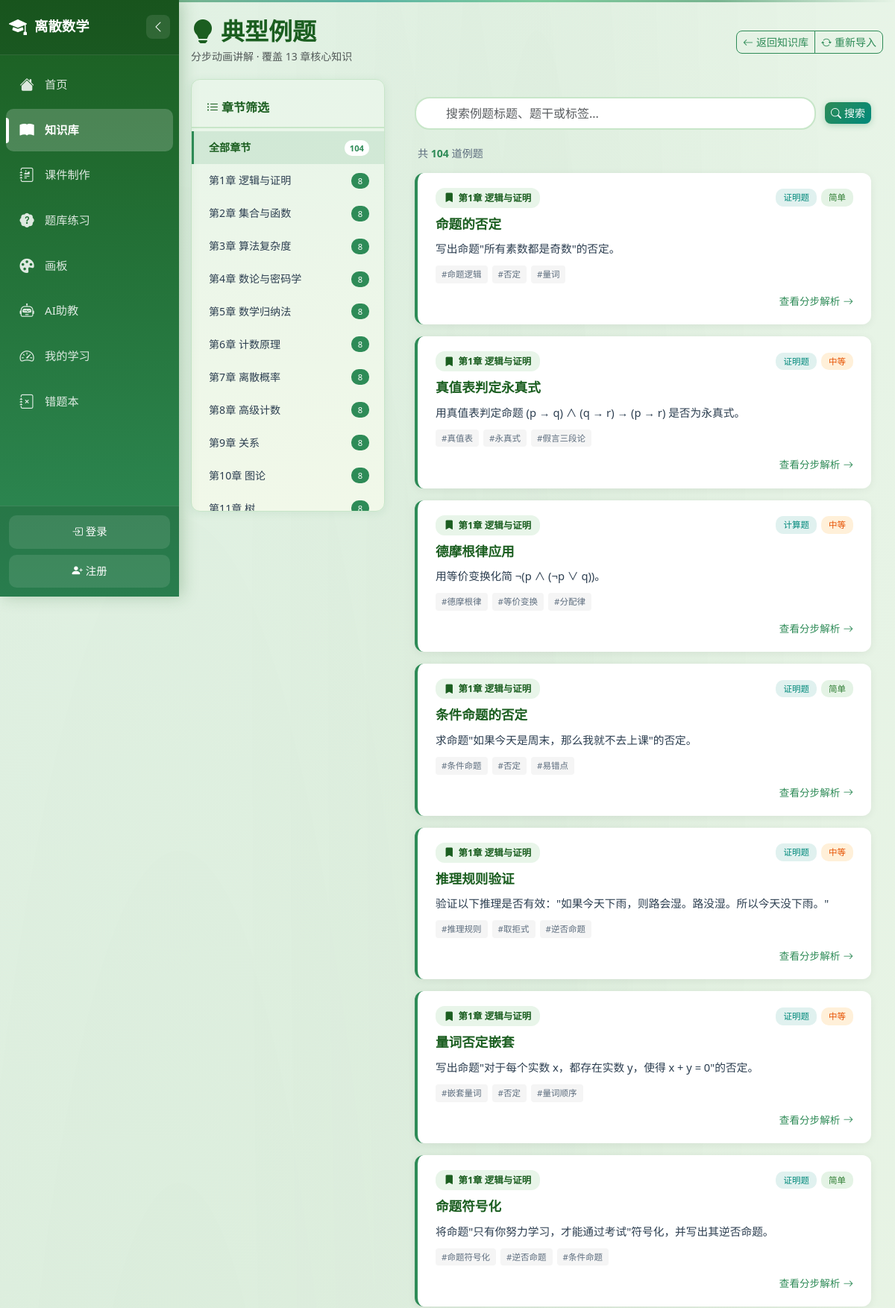
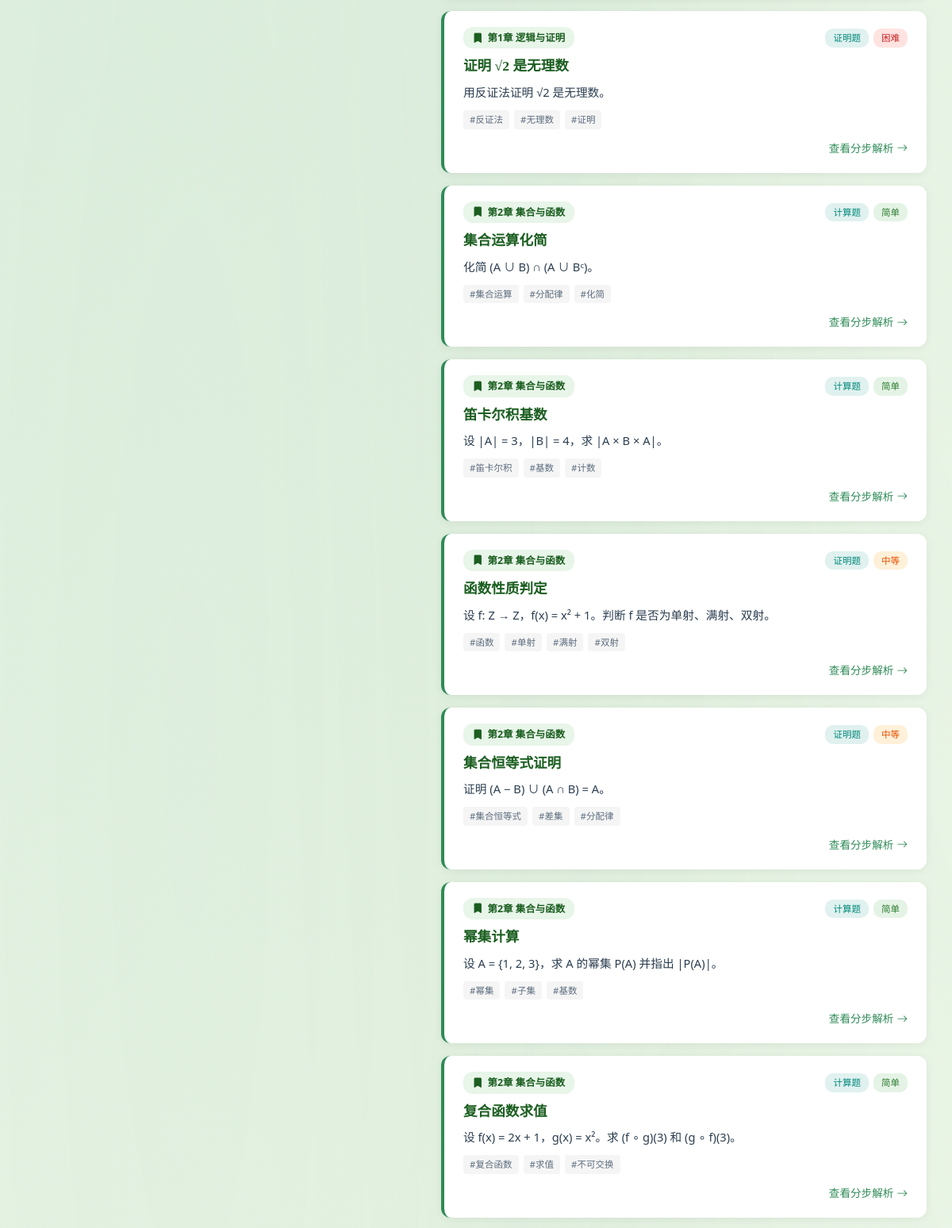
The app's page /knowledge/examples (upper part) with its own data (2 pictures, top to bottom).
### app/models.py (models this page shows, shortened)
class Example(db.Model):
    __tablename__ = 'examples'
    id = db.Column(db.Integer, primary_key=True)
    chapter = db.Column(db.String(100))
    knowledge_item_id = db.Column(db.Integer, db.ForeignKey('knowledge_items.id'))
    title = db.Column(db.String(200), nullable=False)
    question = db.Column(db.Text, nullable=False)
    question_type = db.Column(db.String(20), default='calc')  # choice/fill/calc/proof
    difficulty = db.Column(db.String(10), default='medium')  # easy/medium/hard
    steps_json = db.Column(db.Text)  # JSON格式存储分步解析
    answer = db.Column(db.Text)
    summary = db.Column(db.Text)  # 方法总结
    graph_data = db.Column(db.Text)  # JSON格式存储关联图形数据（可选，用于画板联动）
    tags = db.Column(db.String(500))
    sort_order = db.Column(db.Integer, default=0)
    created_at = db.Column(db.DateTime, default=datetime.utcnow)

### app/routes/knowledge.py (the view)
@knowledge_bp.route('/examples')
def examples_list():
    chapter = request.args.get('chapter', '')
    search = request.args.get('search', '')
    query = Example.query
    if chapter:
        query = query.filter_by(chapter=chapter)
    if search:
        keyword = f'%{search}%'
        query = query.filter(or_(Example.title.like(keyword),
                                 Example.question.like(keyword),
                                 Example.tags.like(keyword)))
    examples = query.order_by(Example.sort_order.asc()).all()
    chapter_counts = {}
    rows = db.session.query(Example.chapter, db.func.count(Example.id)).group_by(Example.chapter).all()
    for ch, cnt in rows:
        if ch:
            chapter_counts[ch] = cnt
    from app.utils.example_data import EXAMPLE_CHAPTER_TITLES
    chapter_titles = EXAMPLE_CHAPTER_TITLES
    return render_template('knowledge_examples.html',
                           examples=examples,
                           current_chapter=chapter,
                           search=search,
                           chapter_counts=chapter_counts,
                           chapter_titles=chapter_titles)

### app/templates/knowledge_examples.html (shortened to what this page needs)
{% extends "base.html" %}
{% block content %}
<div class="d-flex justify-content-between align-items-center mb-3 flex-wrap gap-2">
    <div>
        <h2 class="text-dark-green mb-0">
            <i class="bi bi-lightbulb-fill me-2"></i>典型例题
        </h2>
        <small class="text-muted">分步动画讲解 · 覆盖 13 章核心知识</small>
    </div>
    <div class="btn-group">
        <a href="{{ url_for('knowledge.index') }}" class="btn btn-outline-seagreen btn-sm">
            <i class="bi bi-arrow-left me-1"></i>返回知识库
        </a>
        {% if examples|length == 0 %}
        <button class="btn btn-seagreen btn-sm" onclick="importExamples()" id="btn-import">
            <i class="bi bi-cloud-download me-1"></i>导入例题
        </button>
        {% else %}
        <button class="btn btn-outline-seagreen btn-sm" onclick="importExamples()" id="btn-import">
            <i class="bi bi-arrow-repeat me-1"></i>重新导入
        </button>
        {% endif %}
    </div>
</div>
<div class="examples-layout">
    <div class="sidebar-wrapper">
        <div class="sidebar">
            <div class="sidebar-title">
                <i class="bi bi-list-ul me-1"></i>章节筛选
            </div>
        <div class="chapter-item {% if not current_chapter %}active{% endif %}" onclick="filterByChapter('')">
            <span class="chapter-name">全部章节</span>
            <span class="chapter-count">{{ examples|length if not current_chapter else (chapter_counts.values()|sum) }}</span>
        </div>
        {% for ch, title in chapter_titles.items() %}
        <div class="chapter-item {% if current_chapter == ch %}active{% endif %}" onclick="filterByChapter('{{ ch }}')">
            <span class="chapter-name">{{ ch }} {{ title }}</span>
            <span class="chapter-count">{{ chapter_counts.get(ch, 0) }}</span>
        </div>
        {% endfor %}
        </div>
    </div>
    <div class="main-content">
        <div class="filter-bar">
            <div class="search-input">
                <input type="text" id="searchInput" class="form-control" placeholder="搜索例题标题、题干或标签..."
                       value="{{ search }}" onkeydown="if(event.key==='Enter') doSearch()">
            </div>
            <button class="btn btn-seagreen btn-sm" onclick="doSearch()">
                <i class="bi bi-search me-1"></i>搜索
            </button>
        </div>
        <div class="result-count">
            共 <strong>{{ examples|length }}</strong> 道例题
        </div>
        {% if examples|length == 0 %}
        <div class="empty-state">
            <i class="bi bi-inbox"></i>
            <h5>暂无例题</h5>
            <p>点击右上角"导入例题"按钮，加载 104 道内置典型例题。</p>
        </div>
        {% else %}
        <div class="examples-list">
            {% for ex in examples %}
            <div class="example-card" onclick="window.location.href='{{ url_for('knowledge.example_detail', example_id=ex.id) }}'">
                <div class="card-header-row">
                    <span class="chapter-badge">
                        <i class="bi bi-bookmark-fill"></i>
                        {{ ex.chapter }} {{ chapter_titles.get(ex.chapter, '') }}
                    </span>
                    <div class="badges">
                        {% if ex.question_type == 'choice' %}
                        <span class="type-badge">选择题</span>
                        {% elif ex.question_type == 'fill' %}
                        <span class="type-badge">填空题</span>
                        {% elif ex.question_type == 'proof' %}
                        <span class="type-badge">证明题</span>
                        {% else %}
                        <span class="type-badge">计算题</span>
                        {% endif %}
                        {% if ex.difficulty == 'easy' %}
                        <span class="diff-badge easy">简单</span>
                        {% elif ex.difficulty == 'medium' %}
                        <span class="diff-badge medium">中等</span>
                        {% else %}
                        <span class="diff-badge hard">困难</span>
                        {% endif %}
                    </div>
                </div>
                <h5 class="card-title">{{ ex.title }}</h5>
                <p class="card-question">{{ ex.question }}</p>
                {% if ex.tags %}
                <div class="card-tags">
                    {% for tag in ex.tags.split(',') if tag.strip() %}
                    <span class="tag">#{{ tag.strip() }}</span>
                    {% endfor %}
                </div>
                {% endif %}
                <div class="card-footer-row">
                    <span>查看分步解析</span>
                    <i class="bi bi-arrow-right"></i>
                </div>
            </div>
            {% endfor %}
        </div>
        {% endif %}
    </div>
</div>
{% endblock %}

### app/templates/base.html (shortened to what this page needs)
<!DOCTYPE html>
<html lang="zh-CN">
<head>
    <link href="https://cdn.bootcdn.net/ajax/libs/twitter-bootstrap/5.3.2/css/bootstrap.min.css" rel="stylesheet">
    <link href="https://cdn.bootcdn.net/ajax/libs/bootstrap-icons/1.11.2/font/bootstrap-icons.min.css" rel="stylesheet" media="all">
    <link rel="stylesheet" href="https://cdn.bootcdn.net/ajax/libs/font-awesome/6.5.1/css/all.min.css" media="all">
    <link rel="stylesheet" href="{{ url_for('static', filename='css/style.css') }}?v={{ range(1000, 9999) | random }}">
</head>
<body class="sidebar-body">
    <aside class="sidebar" id="sidebar">
        <div class="sidebar-header">
            <a class="sidebar-brand" href="{{ url_for('main.index') }}">
                <i class="bi bi-mortarboard-fill"></i>
                <span class="brand-text">离散数学</span>
            </a>
            <button class="sidebar-toggle" id="sidebarToggle" title="收缩/展开侧边栏">
                <i class="bi bi-chevron-left"></i>
            </button>
        </div>
        <nav class="sidebar-nav">
            <ul class="nav-list">
                <li class="nav-item">
                    <a class="nav-link {% if request.path == '/' %}active{% endif %}" href="{{ url_for('main.index') }}">
                        <i class="nav-icon bi bi-house-fill"></i>
                        <span class="nav-text">首页</span>
                    </a>
                </li>
                <li class="nav-item">
                    <a class="nav-link {% if '/knowledge' in request.path and '/graph' not in request.path %}active{% endif %}" href="{{ url_for('knowledge.index') }}">
                        <i class="nav-icon bi bi-book-fill"></i>
                        <span class="nav-text">知识库</span>
                    </a>
                </li>
                <li class="nav-item">
                    <a class="nav-link {% if '/courseware' in request.path %}active{% endif %}" href="{{ url_for('courseware.index') }}">
                        <i class="nav-icon bi bi-journal-richtext"></i>
                        <span class="nav-text">课件制作</span>
                    </a>
                </li>
                <li class="nav-item">
                    <a class="nav-link {% if '/quiz' in request.path %}active{% endif %}" href="{{ url_for('quiz.index') }}">
                        <i class="nav-icon bi bi-patch-question-fill"></i>
                        <span class="nav-text">题库练习</span>
                    </a>
                </li>
                <li class="nav-item">
                    <a class="nav-link {% if '/canvas' in request.path %}active{% endif %}" href="{{ url_for('canvas.index') }}">
                        <i class="nav-icon bi bi-palette-fill"></i>
                        <span class="nav-text">画板</span>
                    </a>
                </li>
                <li class="nav-item">
                    <a class="nav-link {% if '/chat' in request.path %}active{% endif %}" href="{{ url_for('chat.index') }}">
                        <i class="nav-icon bi bi-robot"></i>
                        <span class="nav-text">AI助教</span>
                    </a>
                </li>
                <li class="nav-item">
                    <a class="nav-link {% if '/dashboard' in request.path %}active{% endif %}" href="{{ url_for('dashboard.index') }}">
                        <i class="nav-icon bi bi-speedometer2"></i>
                        <span class="nav-text">我的学习</span>
                    </a>
                </li>
                <li class="nav-item">
                    <a class="nav-link {% if '/wrong-book' in request.path %}active{% endif %}" href="{{ url_for('wrong_book.index') }}">
                        <i class="nav-icon bi bi-journal-x"></i>
                        <span class="nav-text">错题本</span>
                    </a>
                </li>
            </ul>
        </nav>
        <div class="sidebar-footer">
            {% if current_user %}
            <div class="user-dropdown">
                <a class="user-info" href="#" role="button" data-bs-toggle="dropdown" aria-expanded="false">
                    <span class="user-avatar">{{ current_user.username[0] | upper }}</span>
                    <span class="user-name">{{ current_user.username }}</span>
                    {% if current_user.is_admin %}
                    <i class="bi bi-shield-fill-check text-warning ms-1" title="管理员"></i>
                    {% endif %}
                </a>
                <ul class="dropdown-menu dropdown-menu-end">
                    <li>
                        <span class="dropdown-item-text small text-muted">
                            <i class="bi bi-person-badge me-1"></i>
                            {% if current_user.is_admin %}管理员{% else %}普通用户{% endif %}
                        </span>
                    </li>
                    <li><hr class="dropdown-divider"></li>
                    <li>
                        <a class="dropdown-item" href="{{ url_for('auth.settings') }}">
                            <i class="bi bi-gear-fill me-2"></i>用户设置
                        </a>
                    </li>
                    {% if current_user.is_admin %}
                    <li>
                        <a class="dropdown-item" href="{{ url_for('admin.index') }}">
                            <i class="bi bi-speedometer2 me-2"></i>管理后台
                        </a>
                    </li>
                    {% endif %}
                    <li><hr class="dropdown-divider"></li>
                    <li>
                        <a class="dropdown-item text-danger" href="{{ url_for('auth.logout') }}">
                            <i class="bi bi-box-arrow-right me-2"></i>退出登录
                        </a>
                    </li>
                </ul>
            </div>
            {% else %}
            <div class="sidebar-auth-links">
                <a class="auth-link" href="{{ url_for('auth.login') }}">
                    <i class="bi bi-box-arrow-in-right me-1"></i>登录
                </a>
                <a class="auth-link" href="{{ url_for('auth.register') }}">
                    <i class="bi bi-person-plus-fill me-1"></i>注册
                </a>
            </div>
            {% endif %}
        </div>
    </aside>
    <main class="main-content">
        {% block content %}{% endblock %}
    </main>
</body>
</html>

### records on screen
Example: chapter "第1章", get "逻辑与证明", question_type "证明题", difficulty "简单", title "命题的否定", question "写出命题\"所有素数都是奇数\"的否定。", strip "命题逻辑" "否定" "量词"
Example: chapter "第1章", get "逻辑与证明", question_type "证明题", difficulty "中等", title "真值表判定永真式", question "用真值表判定命题 (p → q) ∧ (q → r) → (p → r) 是否为永真式。", strip "真值表" "永真式" "假言三段论"
Example: chapter "第1章", get "逻辑与证明", question_type "计算题", difficulty "中等", title "德摩根律应用", question "用等价变换化简 ¬(p ∧ (¬p ∨ q))。", strip "德摩根律" "等价变换" "分配律"
Example: chapter "第1章", get "逻辑与证明", question_type "证明题", difficulty "简单", title "条件命题的否定", question "求命题\"如果今天是周末，那么我就不去上课\"的否定。", strip "条件命题" "否定" "易错点"
Example: chapter "第1章", get "逻辑与证明", question_type "证明题", difficulty "中等", title "推理规则验证", question "验证以下推理是否有效：\"如果今天下雨，则路会湿。路没湿。所以今天没下雨。\"", strip "推理规则" "取拒式" "逆否命题"
Example: chapter "第1章", get "逻辑与证明", question_type "证明题", difficulty "中等", title "量词否定嵌套", question "写出命题\"对于每个实数 x，都存在实数 y，使得 x + y = 0\"的否定。", strip "嵌套量词" "否定" "量词顺序"
Example: chapter "第1章", get "逻辑与证明", question_type "证明题", difficulty "简单", title "命题符号化", question "将命题\"只有你努力学习，才能通过考试\"符号化，并写出其逆否命题。", strip "命题符号化" "逆否命题" "条件命题"
Example: chapter "第1章", get "逻辑与证明", question_type "证明题", difficulty "困难", title "证明 √2 是无理数", question "用反证法证明 √2 是无理数。", strip "反证法" "无理数" "证明"
Example: chapter "第2章", get "集合与函数", question_type "计算题", difficulty "简单", title "集合运算化简", question "化简 (A ∪ B) ∩ (A ∪ Bᶜ)。", strip "集合运算" "分配律" "化简"
Example: chapter "第2章", get "集合与函数", question_type "计算题", difficulty "简单", title "笛卡尔积基数", question "设 |A| = 3，|B| = 4，求 |A × B × A|。", strip "笛卡尔积" "基数" "计数"
Example: chapter "第2章", get "集合与函数", question_type "证明题", difficulty "中等", title "函数性质判定", question "设 f: Z → Z，f(x) = x² + 1。判断 f 是否为单射、满射、双射。", strip "函数" "单射" "满射" "双射"
Example: chapter "第2章", get "集合与函数", question_type "证明题", difficulty "中等", title "集合恒等式证明", question "证明 (A − B) ∪ (A ∩ B) = A。", strip "集合恒等式" "差集" "分配律"
Example: chapter "第2章", get "集合与函数", question_type "计算题", difficulty "简单", title "幂集计算", question "设 A = {1, 2, 3}，求 A 的幂集 P(A) 并指出 |P(A)|。", strip "幂集" "子集" "基数"
Example: chapter "第2章", get "集合与函数", question_type "计算题", difficulty "简单", title "复合函数求值", question "设 f(x) = 2x + 1，g(x) = x²。求 (f ∘ g)(3) 和 (g ∘ f)(3)。", strip "复合函数" "求值" "不可交换"

### other values on screen
{{ ch }} "第1章" "第2章" "第3章" "第4章" "第5章" "第6章" "第7章" "第8章" "第9章" "第10章" "第11章"
{{ title }} "逻辑与证明" "集合与函数" "算法复杂度" "数论与密码学" "数学归纳法" "计数原理" "离散概率" "高级计数" "关系" "图论" "树"
{{ chapter_counts.get(ch, 0) }} "8" "8" "8" "8" "8" "8" "8" "8" "8" "8" "8"
{{ examples|length }} "104"
